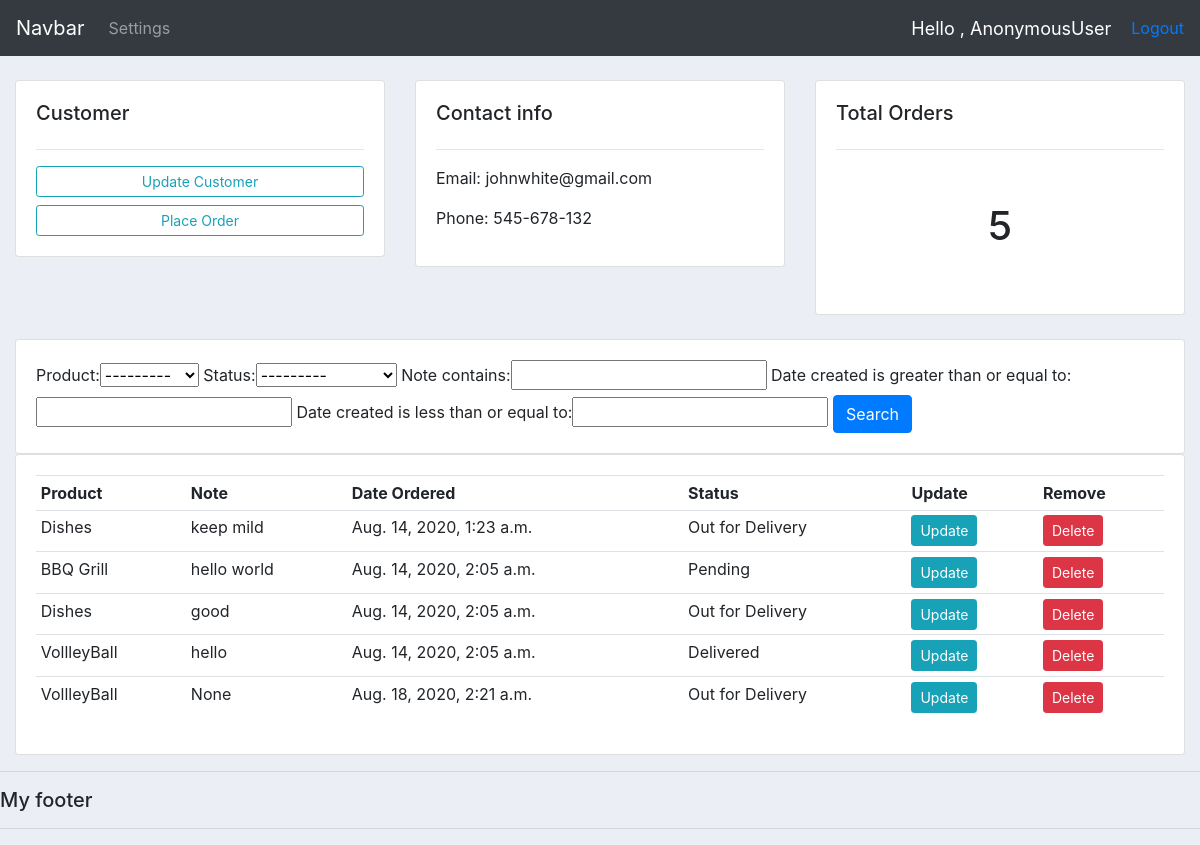
The app's page /customer/1/ with its own data.
### filedata9/models.py (models this page shows, shortened)
class Customer(models.Model):
    user = models.OneToOneField(User, null=True,blank=True,on_delete=models.CASCADE)
    name = models.CharField(max_length=200,null=True)
    phone = models.CharField(max_length=200,null=True)
    email = models.CharField(max_length=200,null=True)
    profile_picture = models.ImageField(default='default.jpg',null=True,blank=True)
    Date_created = models.DateTimeField(auto_now_add=True,null=True)

class Orders(models.Model):
    STATUS = (
        ('Out for Delivery' , 'Out for Delivery'),
        ('Delivered', 'Delivered'),
        ('Pending','Pending'),
    )
    customer = models.ForeignKey(Customer,null=True,on_delete=models.SET_NULL)
    product = models.ForeignKey(Products,null=True,on_delete=models.SET_NULL)
    date_created = models.DateTimeField(auto_now_add=True, null=True)
    status = models.CharField(max_length=200, null=True, choices=STATUS)
    note = models.CharField(max_length=200, null=True)

class Products(models.Model):
    CATEGORY = (
        ('Indoor','Indoor'),
        ('Outdoor','Outdoor'),
    )
    name = models.CharField(max_length=200,null=True)
    price = models.FloatField(null=True)
    category = models.CharField(max_length=200,null=True,choices=CATEGORY)
    description = models.CharField(max_length=200,null=True,blank=True)
    Date_created = models.DateTimeField(auto_now_add=True)
    tags = models.ManyToManyField(Tag)
    def __str__(self):
        return self.name

### filedata9/views.py (the view)
# urls.py: path('customer/<str:pk_test>/', views.customer, name="customer"),
def customer(request,pk_test):
    customers = Customer.objects.get(id=pk_test)
    orders = customers.orders_set.all()
    order_count = orders.count()
    myFilter=OrderFilter(request.GET, queryset=orders)
    orders=myFilter.qs
    context= {'customers':customers, 'orders':orders, 'order_count':order_count, 'myFilter':myFilter}
    return render(request,'filedata9/customer.html',context)

### filedata9/templates/filedata9/customer.html
{% extends 'filedata9/main.html' %}
{% block content %}
    <br>
    <div class = 'row'>
        <div class='col-md'>
            <div class='card card-body'>
                <h5>Customer</h5>
                <hr>
                <a class="btn btn-outline-info  btn-sm btn-block" href="">Update Customer</a>
                <a class="btn btn-outline-info  btn-sm btn-block" href="{% url 'create_order' customers.id %}">Place Order</a>
            </div>
        </div>
        <div class = 'col-md'>
            <div class = 'card card-body'>
                <h5>Contact info</h5>
                <hr>
                <p>Email: {{customers.email}}</p>
                <p>Phone: {{customers.phone}}</p>
            </div>
        </div>
        <div class="col-md">
            <div class="card card-body">
                <h5>Total Orders</h5>
                <hr>
                <h1 style="text-align: center;padding: 36px">{{order_count}}</h1>
            </div>
        </div>
    </div>
    <br>
<div class="row">
	<div class="col">
		<div class="card card-body">
			<form method="get">
                {{ myFilter.form }}
		    <button class="btn btn-primary" type="submit">Search</button>
		  </form>
		</div>
    </div>
</div>
    <div class = 'row'>
        <div class = 'col-md'>
            <div class = 'card card-body'>
                <table class = 'table table-sm'>
                    <tr>
                        <th>Product</th>
                        <th>Note</th>
                        <th>Date Ordered</th>
                        <th>Status</th>
                        <th>Update</th>
                        <th>Remove</th>
                    </tr>
                {% for order in orders %}
                    <tr>
                        <td>{{order.product}}</td>
                        <td>{{order.note}}</td>
                        <td>{{order.date_created}}</td>
                        <td>{{order.status}}</td>
                        <td><a class = 'btn btn-sm btn-info' href="{% url 'update_order' order.id %}">Update</a></td>
                        <td><a class = 'btn btn-sm btn-danger' href="{% url 'delete_order' order.id %}">Delete</a></td>
                {% endfor %}
                    </tr>
                </table>
            </div>
        </div>
    </div>
{% endblock content %}

### static/css/main.css (style rules this page uses)
body { background-color: #ebeff5; }

### records on screen
Customer: email "johnwhite@gmail.com", phone "545-678-132"
Orders: product "Dishes", note "keep mild", date_created "Aug. 14, 2020, 1:23 a.m.", status "Out for Delivery"
Orders: product "BBQ Grill", note "hello world", date_created "Aug. 14, 2020, 2:05 a.m.", status "Pending"
Orders: product "Dishes", note "good", date_created "Aug. 14, 2020, 2:05 a.m.", status "Out for Delivery"
Orders: product "VollleyBall", note "hello", date_created "Aug. 14, 2020, 2:05 a.m.", status "Delivered"
Orders: product "VollleyBall", note "None", date_created "Aug. 18, 2020, 2:21 a.m.", status "Out for Delivery"

### other values on screen
{{ request.user }} "AnonymousUser"
{{ order_count }} "5"
